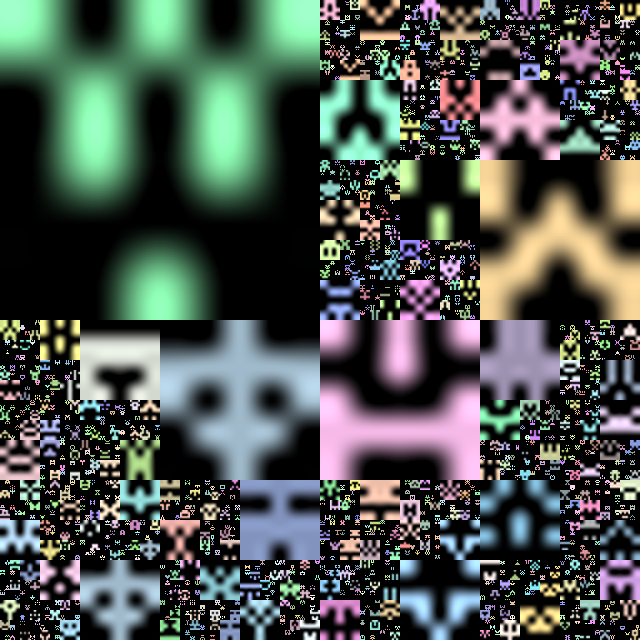
Frame 1 (no input)
Frame 60 (the mouse pressed at the canvas centre just before this capture): identical to frame 1, image omitted
Frame 120 (the mouse held since frame 60 and released just before this capture): identical to frame 1, image omitted

The Processing sketch that drew this single still picture (run headless with seeded random() and noise(); from frame 60 on, the mouse is pressed at the canvas centre):

// Processing sketch: processing_65971
// ── processing_65971.pde

/*
 Invaders fractal
 
 A demonstration of recursion, which means functions call themselves.
 Notice how the drawShape() function calls itself 3 times at each level.
 It continues to do this until the variable "level" is equal to 0.
 At each level draws a random generated invader on a 5x5 grid with a random
 color and size proportional to the level.
 Press any key or mouse button to generate another fractal.
 Press 's' key to switch between smoothing and no smoothing.
*/

PImage inv=createImage(5, 5, ALPHA); // 5x5 bitmap that holds the random generated invader
int N=7; // number of iterations
boolean sm=true; // apply smoothing by deafault
 
void setup() 
{
  size(640, 640);
  smooth();
  //background(255);
  background(0);
  drawShape(0, 0, width, height, N);
}

void draw() 
{
}

void drawShape(float x, float y, float w, float h, int level)
{                    
  if(level==0) return;
  gen_invader(inv);
  float xm=x+w/2;
  float ym=y+h/2;
  level--;
  tint(int(random(128))+128, int(random(128))+128, int(random(128))+128);
  //tint(0);
  int r=int(random(4));
  if(r!=0) {
    drawShape(x, y, w/2, h/2, level);
  }
  else {
    image(inv, x, y, w/2, h/2);
  }
  if(r!=1) {
    drawShape(x, ym, w/2, h/2, level);
  }
  else {
    image(inv, x, ym, w/2, h/2);
  }
  if(r!=2) {
    drawShape(xm, y, w/2, h/2, level);
  }
  else {
    image(inv, xm, y, w/2, h/2);
  }
  if(r!=3) {
    drawShape(xm, ym, w/2, h/2, level);
  }
  else {
    image(inv, xm, ym, w/2, h/2);
  }
}

// Generate a random invader bitmap on a 5x5 grid.
// It has a vertical symmetry where the right hand side mirrors
// the left hand side.
void gen_invader(PImage a) { 
  a.loadPixels();
    for(int n=0; n<5; n++) {
      a.pixels[n*5]=int(random(2))*255;
      a.pixels[n*5+1]=int(random(2))*255;
      a.pixels[n*5+2]=int(random(2))*255;
      a.pixels[n*5+3]=a.pixels[n*5+1];
      a.pixels[n*5+4]=a.pixels[n*5];
    }
  a.updatePixels();  
}

void mousePressed() {
  //background(255);
  background(0);
  drawShape(0, 0, width, height, N);
}

void keyPressed() {
  if(key=='s' || key=='S') {
    sm=!sm;
    if(sm) {
      smooth();
    }
    else {
      noSmooth();
    }
  }
  //background(255);
  background(0);
  drawShape(0, 0, width, height, N);
}
